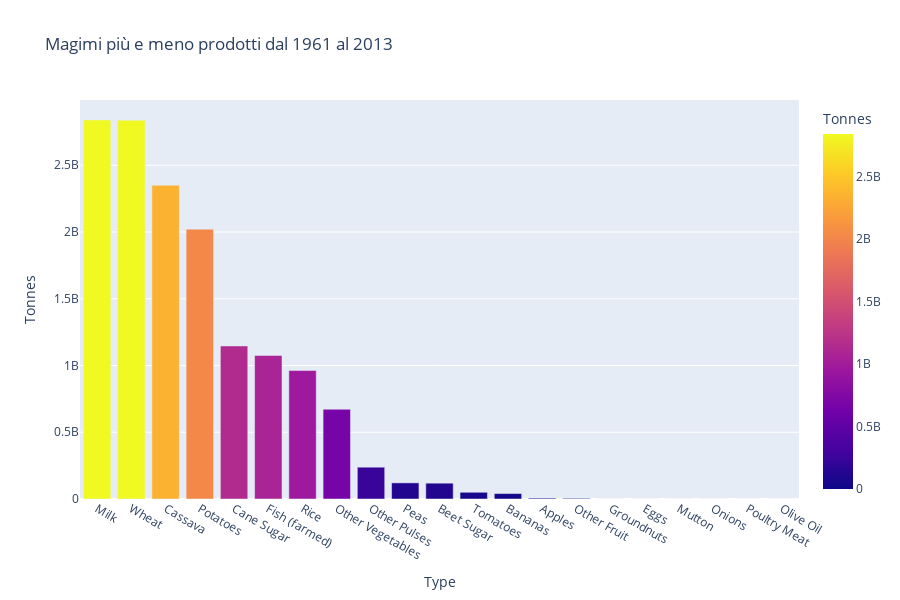

Notebook code cell kept with this figure:
### Markdown cell above
# Mangimi più e meno prodotti dal 1961 al 2013
#### Vediamo la produzione di mangimi quali categorie di cibo va a colpire maggiormente

### Code cell
Feed_items = prodotti_tracciati_df[columns_interested]
Feed_items = Feed_items[Feed_items["Element"] == "Feed"]
Feed_items = Feed_items.sort_values(by=["Prod. 1961 - 2013"], ascending=False).reset_index().drop(columns=["index"]).drop_duplicates().reset_index().drop(columns=["index"])
Feed_items["Tonnes"] = Feed_items["Prod. 1961 - 2013"] * 1000

temp_df = Feed_items.groupby("Type").sum(numeric_only=True).sort_values(by="Tonnes", ascending=False)

fig = px.bar(
     temp_df,
     x=temp_df.index,
     y="Tonnes",
     color="Tonnes",
     title='Magimi più e meno prodotti dal 1961 al 2013',
     height=600
)
fig.show()

### Figure 1 — Plotly figure (JSON) as saved in the notebook; plotly's stock layout.template omitted (floating-point values rounded to 4 significant figures)
{"data": [{"alignmentgroup": "True", "hovertemplate": "Type=%{x}<br>Tonnes=%{marker.color}<extra></extra>", "legendgroup": "", "marker": {"color": [2839405000, 2837106000, 2350240000, 2021093000, 1146278000, 1075008000, 962161000, 672160000, 238262000, 120795000, 118535000, 50311000, 40771000, 6486000, 4966000, 261000, 219000, 197000, 52000, 27000, 1000], "coloraxis": "coloraxis", "pattern": {"shape": ""}}, "name": "", "offsetgroup": "", "orientation": "v", "showlegend": false, "textposition": "auto", "type": "bar", "x": ["Milk", "Wheat", "Cassava", "Potatoes", "Cane Sugar", "Fish (farmed)", "Rice", "Other Vegetables", "Other Pulses", "Peas", "Beet Sugar", "Tomatoes", "Bananas", "Apples", "Other Fruit", "Groundnuts", "Eggs", "Mutton", "Onions", "Poultry Meat", "Olive Oil"], "xaxis": "x", "y": [2839405000, 2837106000, 2350240000, 2021093000, 1146278000, 1075008000, 962161000, 672160000, 238262000, 120795000, 118535000, 50311000, 40771000, 6486000, 4966000, 261000, 219000, 197000, 52000, 27000, 1000], "yaxis": "y"}], "layout": {"barmode": "relative", "coloraxis": {"colorbar": {"title": {"text": "Tonnes"}}, "colorscale": [[0, "#0d0887"], [0.1111, "#46039f"], [0.2222, "#7201a8"], [0.3333, "#9c179e"], [0.4444, "#bd3786"], [0.5556, "#d8576b"], [0.6667, "#ed7953"], [0.7778, "#fb9f3a"], [0.8889, "#fdca26"], [1, "#f0f921"]]}, "height": 600, "legend": {"tracegroupgap": 0}, "title": {"text": "Magimi più e meno prodotti dal 1961 al 2013"}, "xaxis": {"anchor": "y", "domain": [0, 1], "title": {"text": "Type"}}, "yaxis": {"anchor": "x", "domain": [0, 1], "title": {"text": "Tonnes"}}}}
